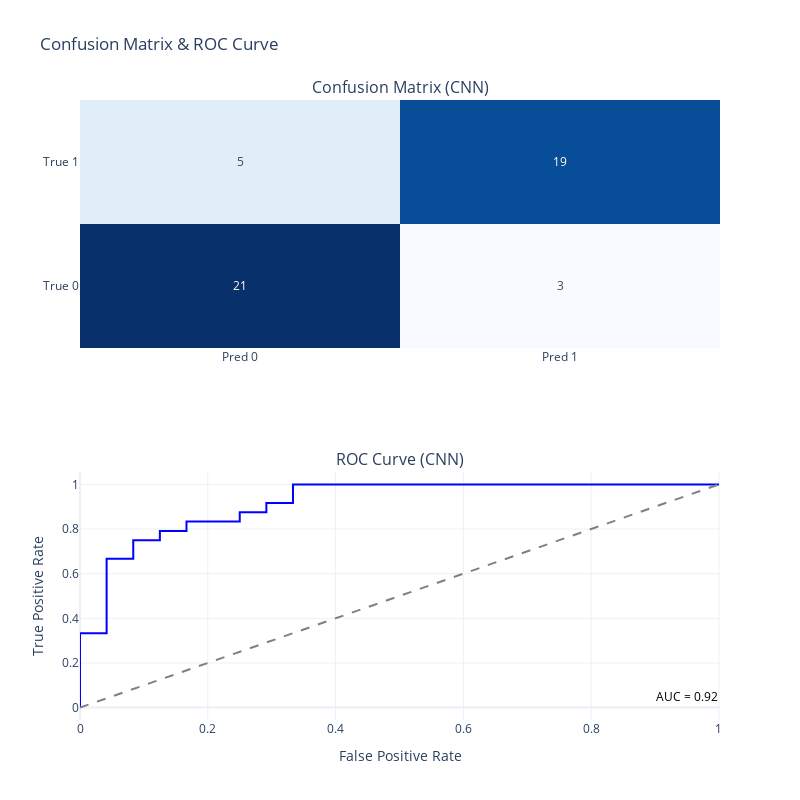

The cell this chart's notebook holds for it:
### Code cell
plot_confusion_matrix_and_roc_for_cnn(model_BERT_CNN_Classifier, test_dataset_cnn, model_name="CNN")

### Figure 1 — Plotly figure (JSON) as saved in the notebook; plotly's stock layout.template omitted (floating-point values rounded to 4 significant figures)
{"data": [{"colorscale": [[0, "rgb(247,251,255)"], [0.125, "rgb(222,235,247)"], [0.25, "rgb(198,219,239)"], [0.375, "rgb(158,202,225)"], [0.5, "rgb(107,174,214)"], [0.625, "rgb(66,146,198)"], [0.75, "rgb(33,113,181)"], [0.875, "rgb(8,81,156)"], [1, "rgb(8,48,107)"]], "showscale": false, "text": [[21, 3], [5, 19]], "texttemplate": "%{text}", "type": "heatmap", "x": ["Pred 0", "Pred 1"], "xaxis": "x", "y": ["True 0", "True 1"], "yaxis": "y", "z": [[21, 3], [5, 19]]}, {"line": {"color": "blue"}, "mode": "lines", "name": "CNN AUC = 0.92", "type": "scatter", "x": [0.0, 0.0, 0.0, 0.04167, 0.04167, 0.08333, 0.08333, 0.125, 0.125, 0.1667, 0.1667, 0.25, 0.25, 0.2917, 0.2917, 0.3333, 0.3333, 1.0], "xaxis": "x2", "y": [0.0, 0.04167, 0.3333, 0.3333, 0.6667, 0.6667, 0.75, 0.75, 0.7917, 0.7917, 0.8333, 0.8333, 0.875, 0.875, 0.9167, 0.9167, 1.0, 1.0], "yaxis": "y2"}, {"line": {"color": "gray", "dash": "dash"}, "mode": "lines", "showlegend": false, "type": "scatter", "x": [0, 1], "xaxis": "x2", "y": [0, 1], "yaxis": "y2"}], "layout": {"annotations": [{"font": {"size": 16}, "showarrow": false, "text": "Confusion Matrix (CNN)", "x": 0.5, "xanchor": "center", "xref": "paper", "y": 1, "yanchor": "bottom", "yref": "paper"}, {"font": {"size": 16}, "showarrow": false, "text": "ROC Curve (CNN)", "x": 0.5, "xanchor": "center", "xref": "paper", "y": 0.4, "yanchor": "bottom", "yref": "paper"}, {"align": "right", "font": {"color": "black", "size": 12}, "showarrow": false, "text": "AUC = 0.92", "x": 0.95, "xref": "x2", "y": 0.05, "yref": "y2"}], "height": 800, "showlegend": false, "title": {"text": "Confusion Matrix & ROC Curve"}, "width": 800, "xaxis": {"anchor": "y", "domain": [0, 1]}, "xaxis2": {"anchor": "y2", "domain": [0, 1], "title": {"text": "False Positive Rate"}}, "yaxis": {"anchor": "x", "domain": [0.6, 1]}, "yaxis2": {"anchor": "x2", "domain": [0, 0.4], "title": {"text": "True Positive Rate"}}}}
